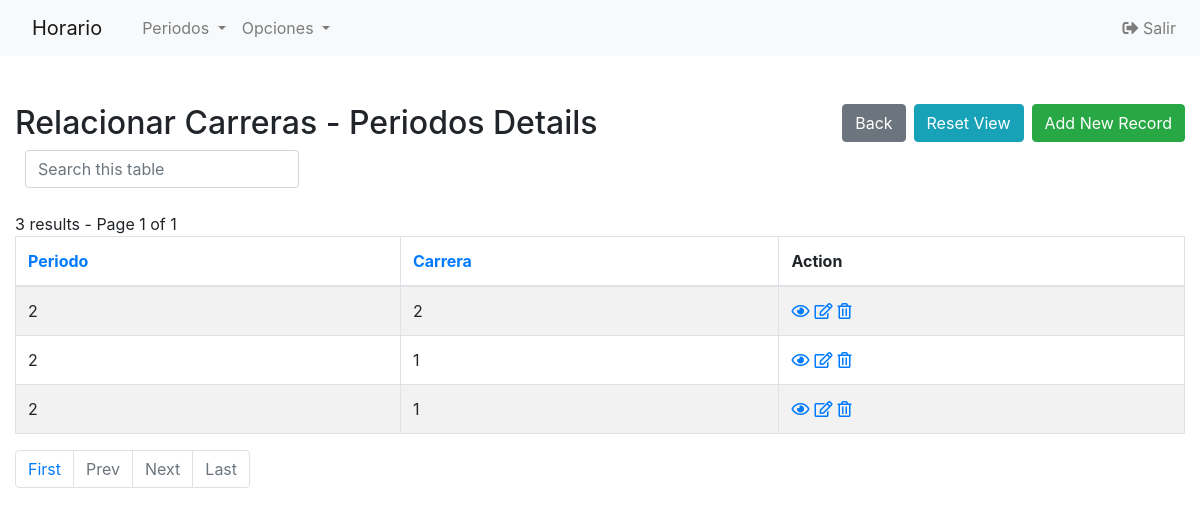
Screenshot of /Codigo/php/carreras_vigentes-index.php (signed in) with the database file from the repository.
### tables this page shows
CREATE TABLE `carreras_vigentes` (
  `ID_carrera_vigente` int(11) NOT NULL,
  `PERIODOS_ID_periodo` int(11) NOT NULL,
  `CARRERAS_ID_carrera` int(11) NOT NULL
);

### Codigo/php/config.php (called while the page is built, shortened)
<?php
$no_of_records_per_page = 10;
?>

### Codigo/php/carreras_vigentes-index.php (the view, shortened to what this page needs)
<!DOCTYPE html>
<html lang="en">
<head>
    <link rel="stylesheet" href="https://stackpath.bootstrapcdn.com/bootstrap/4.5.0/css/bootstrap.min.css">
</head>
<?php require_once('navbar.php'); ?>
<body>
    <section class="pt-5">
        <div class="container-fluid">
            <div class="row">
                <div class="col-md-12">
                    <div class="page-header clearfix">
                        <h2 class="float-left">Relacionar Carreras - Periodos Details</h2>
                        <a href="carreras_vigentes-create.php" class="btn btn-success float-right">Add New Record</a>
                        <a href="carreras_vigentes-index.php" class="btn btn-info float-right mr-2">Reset View</a>
                        <a href="index1.php" class="btn btn-secondary float-right mr-2">Back</a>
                    </div>
                    <div class="form-row">
                        <form action="carreras_vigentes-index.php" method="get">
                        <div class="col">
                          <input type="text" class="form-control" placeholder="Search this table" name="search">
                        </div>
                    </div>
                    <br>
                    <?php
                    require_once "config.php";
                    $domain   = $_SERVER['HTTP_HOST'];
                    $script   = $_SERVER['SCRIPT_NAME'];
                    $parameters   = $_GET ? $_SERVER['QUERY_STRING'] : "" ;
                    $protocol=($_SERVER['HTTPS'] == "on" ? "https" : "http");
                    $currenturl = $protocol . '://' . $domain. $script . '?' . $parameters;
                    if (isset($_GET['pageno'])) {
                        $pageno = $_GET['pageno'];
                    } else {
                        $pageno = 1;
                    }
                    $offset = ($pageno-1) * $no_of_records_per_page;
                    $total_pages_sql = "SELECT COUNT(*) FROM carreras_vigentes";
                    $result = mysqli_query($link,$total_pages_sql);
                    $total_rows = mysqli_fetch_array($result)[0];
                    $total_pages = ceil($total_rows / $no_of_records_per_page);
                    $order = 'ID_carrera_vigente';
                    $sortBy = array('asc', 'desc'); $sort = 'desc';
                    $sql = "SELECT * FROM carreras_vigentes ORDER BY $order $sort LIMIT $offset, $no_of_records_per_page";
                    $count_pages = "SELECT * FROM carreras_vigentes";
                    if(!empty($_GET['search'])) {
                        $search = ($_GET['search']);
                        $sql = "SELECT * FROM carreras_vigentes
                            WHERE CONCAT_WS (PERIODOS_ID_periodo,CARRERAS_ID_carrera)
                            LIKE '%$search%'
                            ORDER BY $order $sort
                            LIMIT $offset, $no_of_records_per_page";
                        $count_pages = "SELECT * FROM carreras_vigentes
                            WHERE CONCAT_WS (PERIODOS_ID_periodo,CARRERAS_ID_carrera)
                            LIKE '%$search%'
                            ORDER BY $order $sort";
                    }
                    else {
                        $search = "";
                    }
                    if($result = mysqli_query($link, $sql)){
                        if(mysqli_num_rows($result) > 0){
                            if ($result_count = mysqli_query($link, $count_pages)) {
                               $total_pages = ceil(mysqli_num_rows($result_count) / $no_of_records_per_page);
                           }
                            $number_of_results = mysqli_num_rows($result_count);
                            echo " " . $number_of_results . " results - Page " . $pageno . " of " . $total_pages;
                            echo "<table class='table table-bordered table-striped'>";
                                echo "<thead>";
                                    echo "<tr>";
                                        echo "<th><a href=?search=$search&sort=&order=PERIODOS_ID_periodo&sort=$sort>Periodo</th>";
										echo "<th><a href=?search=$search&sort=&order=CARRERAS_ID_carrera&sort=$sort>Carrera</th>";
                                        echo "<th>Action</th>";
                                    echo "</tr>";
                                echo "</thead>";
                                echo "<tbody>";
                                while($row = mysqli_fetch_array($result)){
                                    echo "<tr>";
                                    echo "<td>" . htmlspecialchars($row['PERIODOS_ID_periodo']) . "</td>";echo "<td>" . htmlspecialchars($row['CARRERAS_ID_carrera']) . "</td>";
                                        echo "<td>";
                                            echo "<a href='carreras_vigentes-read.php?ID_carrera_vigente=". $row['ID_carrera_vigente'] ."' title='View Record' data-toggle='tooltip'><i class='far fa-eye'></i></a>";
                                            echo "<a href='carreras_vigentes-update.php?ID_carrera_vigente=". $row['ID_carrera_vigente'] ."' title='Update Record' data-toggle='tooltip'><i class='far fa-edit'></i></a>";
                                            echo "<a href='carreras_vigentes-delete.php?ID_carrera_vigente=". $row['ID_carrera_vigente'] ."' title='Delete Record' data-toggle='tooltip'><i class='far fa-trash-alt'></i></a>";
                                        echo "</td>";
                                    echo "</tr>";
                                }
                                echo "</tbody>";
                            echo "</table>";
?>
                                <ul class="pagination" align-right>
                                <?php
                                    $new_url = preg_replace('/&?pageno=[^&]*/', '', $currenturl);
                                 ?>
                                    <li class="page-item"><a class="page-link" href="<?php echo $new_url .'&pageno=1' ?>">First</a></li>
                                    <li class="page-item <?php if($pageno <= 1){ echo 'disabled'; } ?>">
                                        <a class="page-link" href="<?php if($pageno <= 1){ echo '#'; } else { echo $new_url ."&pageno=".($pageno - 1); } ?>">Prev</a>
                                    </li>
                                    <li class="page-item <?php if($pageno >= $total_pages){ echo 'disabled'; } ?>">
                                        <a class="page-link" href="<?php if($pageno >= $total_pages){ echo '#'; } else { echo $new_url . "&pageno=".($pageno + 1); } ?>">Next</a>
                                    </li>
                                    <li class="page-item <?php if($pageno >= $total_pages){ echo 'disabled'; } ?>">
                                        <a class="page-item"><a class="page-link" href="<?php echo $new_url .'&pageno=' . $total_pages; ?>">Last</a>
                                    </li>
                                </ul>
<?php
                        } else{
                            echo "<p class='lead'><em>No records were found.</em></p>";
                        }
                    } else{
                        echo "ERROR: Could not able to execute $sql. " . mysqli_error($link);
                    }
                    ?>
                </div>
            </div>
        </div>
    </section>
</body>
</html>

### Codigo/php/carreras_vigentes-index.php (style rules this page uses)
.page-header h2 { margin-top: 0; }
table tr td:last-child a { margin-right: 5px; }
body { font-size: 14px; }

### rows the page displays
carreras_vigentes: PERIODOS_ID_periodo "2", CARRERAS_ID_carrera "2"
carreras_vigentes: PERIODOS_ID_periodo "2", CARRERAS_ID_carrera "1"
carreras_vigentes: PERIODOS_ID_periodo "2", CARRERAS_ID_carrera "1"

### other values shown
$number_of_results "3"
$pageno "1"
$total_pages "1"
